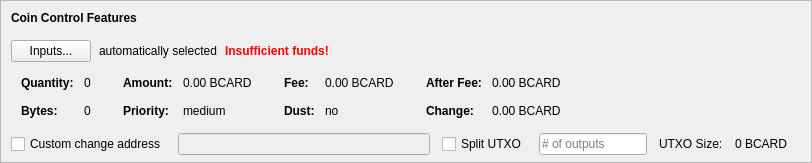
    <widget class="QFrame" name="frameCoinControl">
     <property name="sizePolicy">
      <sizepolicy hsizetype="Expanding" vsizetype="Expanding">
       <horstretch>0</horstretch>
       <verstretch>0</verstretch>
      </sizepolicy>
     </property>
     <property name="maximumSize">
      <size>
       <width>16777215</width>
       <height>16777215</height>
      </size>
     </property>
     <property name="frameShape">
      <enum>QFrame::StyledPanel</enum>
     </property>
     <property name="frameShadow">
      <enum>QFrame::Sunken</enum>
     </property>
     <layout class="QVBoxLayout" name="verticalLayoutCoinControl2">
      <property name="spacing">
       <number>0</number>
      </property>
      <property name="leftMargin">
       <number>0</number>
      </property>
      <property name="topMargin">
       <number>0</number>
      </property>
      <property name="rightMargin">
       <number>0</number>
      </property>
      <property name="bottomMargin">
       <number>6</number>
      </property>
      <item>
       <layout class="QVBoxLayout" name="verticalLayoutCoinControl" stretch="0,0,0,0,1">
        <property name="spacing">
         <number>0</number>
        </property>
        <property name="leftMargin">
         <number>10</number>
        </property>
        <property name="topMargin">
         <number>10</number>
        </property>
        <item>
         <layout class="QHBoxLayout" name="horizontalLayoutCoinControl1">
          <property name="bottomMargin">
           <number>15</number>
          </property>
          <item>
           <widget class="QLabel" name="labelCoinControlFeatures">
            <property name="sizePolicy">
             <sizepolicy hsizetype="Preferred" vsizetype="Maximum">
              <horstretch>0</horstretch>
              <verstretch>0</verstretch>
             </sizepolicy>
            </property>
            <property name="font">
             <font>
              <weight>75</weight>
              <bold>true</bold>
             </font>
            </property>
            <property name="styleSheet">
             <string notr="true">font-weight:bold;</string>
            </property>
            <property name="text">
             <string>Coin Control Features</string>
            </property>
           </widget>
          </item>
         </layout>
        </item>
        <item>
         <layout class="QHBoxLayout" name="horizontalLayoutCoinControl2" stretch="0,0,0,0">
          <property name="spacing">
           <number>8</number>
          </property>
          <property name="bottomMargin">
           <number>10</number>
          </property>
          <item>
           <widget class="QPushButton" name="pushButtonCoinControl">
            <property name="styleSheet">
             <string notr="true"/>
            </property>
            <property name="text">
             <string>Inputs...</string>
            </property>
            <property name="autoDefault">
             <bool>false</bool>
            </property>
           </widget>
          </item>
          <item>
           <widget class="QLabel" name="labelCoinControlAutomaticallySelected">
            <property name="text">
             <string>automatically selected</string>
            </property>
            <property name="margin">
             <number>5</number>
            </property>
           </widget>
          </item>
          <item>
           <widget class="QLabel" name="labelCoinControlInsuffFunds">
            <property name="font">
             <font>
              <weight>75</weight>
              <bold>true</bold>
             </font>
            </property>
            <property name="styleSheet">
             <string notr="true">color:red;font-weight:bold;</string>
            </property>
            <property name="text">
             <string>Insufficient funds!</string>
            </property>
            <property name="margin">
             <number>5</number>
            </property>
           </widget>
          </item>
          <item>
           <spacer name="horizontalSpacerCoinControl">
            <property name="orientation">
             <enum>Qt::Horizontal</enum>
            </property>
            <property name="sizeHint" stdset="0">
             <size>
              <width>40</width>
              <height>1</height>
             </size>
            </property>
           </spacer>
          </item>
         </layout>
        </item>
        <item>
         <widget class="QWidget" name="widgetCoinControl" native="true">
          <property name="sizePolicy">
           <sizepolicy hsizetype="Preferred" vsizetype="Preferred">
            <horstretch>0</horstretch>
            <verstretch>0</verstretch>
           </sizepolicy>
          </property>
          <property name="minimumSize">
           <size>
            <width>0</width>
            <height>0</height>
           </size>
          </property>
          <property name="styleSheet">
           <string notr="true"/>
          </property>
          <layout class="QHBoxLayout" name="horizontalLayoutCoinControl5">
           <property name="leftMargin">
            <number>0</number>
           </property>
           <property name="topMargin">
            <number>0</number>
           </property>
           <property name="rightMargin">
            <number>0</number>
           </property>
           <property name="bottomMargin">
            <number>0</number>
           </property>
           <item>
            <layout class="QHBoxLayout" name="horizontalLayoutCoinControl3" stretch="0,0,0,1">
             <property name="spacing">
              <number>20</number>
             </property>
             <property name="topMargin">
              <number>0</number>
             </property>
             <property name="bottomMargin">
              <number>10</number>
             </property>
             <item>
              <layout class="QFormLayout" name="formLayoutCoinControl1">
               <property name="horizontalSpacing">
                <number>10</number>
               </property>
               <property name="verticalSpacing">
                <number>14</number>
               </property>
               <property name="leftMargin">
                <number>10</number>
               </property>
               <property name="topMargin">
                <number>4</number>
               </property>
               <property name="rightMargin">
                <number>6</number>
               </property>
               <item row="0" column="0">
                <widget class="QLabel" name="labelCoinControlQuantityText">
                 <property name="font">
                  <font>
                   <weight>75</weight>
                   <bold>true</bold>
                  </font>
                 </property>
                 <property name="text">
                  <string>Quantity:</string>
                 </property>
                 <property name="margin">
                  <number>0</number>
                 </property>
                </widget>
               </item>
               <item row="0" column="1">
                <widget class="QLabel" name="labelCoinControlQuantity">
                 <property name="cursor">
                  <cursorShape>IBeamCursor</cursorShape>
                 </property>
                 <property name="contextMenuPolicy">
                  <enum>Qt::ActionsContextMenu</enum>
                 </property>
                 <property name="text">
                  <string notr="true">0</string>
                 </property>
                 <property name="margin">
                  <number>0</number>
                 </property>
                 <property name="textInteractionFlags">
                  <set>Qt::LinksAccessibleByMouse|Qt::TextSelectableByKeyboard|Qt::TextSelectableByMouse</set>
                 </property>
                </widget>
               </item>
               <item row="1" column="0">
                <widget class="QLabel" name="labelCoinControlBytesText">
                 <property name="font">
                  <font>
                   <weight>75</weight>
                   <bold>true</bold>
                  </font>
                 </property>
                 <property name="text">
                  <string>Bytes:</string>
                 </property>
                </widget>
               </item>
               <item row="1" column="1">
                <widget class="QLabel" name="labelCoinControlBytes">
                 <property name="cursor">
                  <cursorShape>IBeamCursor</cursorShape>
                 </property>
                 <property name="contextMenuPolicy">
                  <enum>Qt::ActionsContextMenu</enum>
                 </property>
                 <property name="text">
                  <string notr="true">0</string>
                 </property>
                 <property name="textInteractionFlags">
                  <set>Qt::LinksAccessibleByMouse|Qt::TextSelectableByKeyboard|Qt::TextSelectableByMouse</set>
                 </property>
                </widget>
               </item>
              </layout>
             </item>
             <item>
              <layout class="QFormLayout" name="formLayoutCoinControl2">
               <property name="horizontalSpacing">
                <number>10</number>
               </property>
               <property name="verticalSpacing">
                <number>14</number>
               </property>
               <property name="leftMargin">
                <number>6</number>
               </property>
               <property name="topMargin">
                <number>4</number>
               </property>
               <property name="rightMargin">
                <number>6</number>
               </property>
               <item row="0" column="0">
                <widget class="QLabel" name="labelCoinControlAmountText">
                 <property name="font">
                  <font>
                   <weight>75</weight>
                   <bold>true</bold>
                  </font>
                 </property>
                 <property name="text">
                  <string>Amount:</string>
                 </property>
                 <property name="margin">
                  <number>0</number>
                 </property>
                </widget>
               </item>
               <item row="0" column="1">
                <widget class="QLabel" name="labelCoinControlAmount">
                 <property name="cursor">
                  <cursorShape>IBeamCursor</cursorShape>
                 </property>
                 <property name="contextMenuPolicy">
                  <enum>Qt::ActionsContextMenu</enum>
                 </property>
                 <property name="text">
                  <string notr="true">0.00 BCARD</string>
                 </property>
                 <property name="textInteractionFlags">
                  <set>Qt::LinksAccessibleByMouse|Qt::TextSelectableByKeyboard|Qt::TextSelectableByMouse</set>
                 </property>
                </widget>
               </item>
               <item row="1" column="0">
                <widget class="QLabel" name="labelCoinControlPriorityText">
                 <property name="font">
                  <font>
                   <weight>75</weight>
                   <bold>true</bold>
                  </font>
                 </property>
                 <property name="text">
                  <string>Priority:</string>
                 </property>
                </widget>
               </item>
               <item row="1" column="1">
                <widget class="QLabel" name="labelCoinControlPriority">
                 <property name="cursor">
                  <cursorShape>IBeamCursor</cursorShape>
                 </property>
                 <property name="contextMenuPolicy">
                  <enum>Qt::ActionsContextMenu</enum>
                 </property>
                 <property name="text">
                  <string>medium</string>
                 </property>
                 <property name="textInteractionFlags">
                  <set>Qt::LinksAccessibleByMouse|Qt::TextSelectableByKeyboard|Qt::TextSelectableByMouse</set>
                 </property>
                </widget>
               </item>
              </layout>
             </item>
             <item>
              <layout class="QFormLayout" name="formLayoutCoinControl3">
               <property name="horizontalSpacing">
                <number>10</number>
               </property>
               <property name="verticalSpacing">
                <number>14</number>
               </property>
               <property name="leftMargin">
                <number>6</number>
               </property>
               <property name="topMargin">
                <number>4</number>
               </property>
               <property name="rightMargin">
                <number>6</number>
               </property>
               <item row="0" column="0">
                <widget class="QLabel" name="labelCoinControlFeeText">
                 <property name="font">
                  <font>
                   <weight>75</weight>
                   <bold>true</bold>
                  </font>
                 </property>
                 <property name="text">
                  <string>Fee:</string>
                 </property>
                 <property name="margin">
                  <number>0</number>
                 </property>
                </widget>
               </item>
               <item row="0" column="1">
                <widget class="QLabel" name="labelCoinControlFee">
                 <property name="cursor">
                  <cursorShape>IBeamCursor</cursorShape>
                 </property>
                 <property name="contextMenuPolicy">
                  <enum>Qt::ActionsContextMenu</enum>
                 </property>
                 <property name="text">
                  <string notr="true">0.00 BCARD</string>
                 </property>
                 <property name="textInteractionFlags">
                  <set>Qt::LinksAccessibleByMouse|Qt::TextSelectableByKeyboard|Qt::TextSelectableByMouse</set>
                 </property>
                </widget>
               </item>
               <item row="1" column="0">
                <widget class="QLabel" name="labelCoinControlLowOutputText">
                 <property name="font">
                  <font>
                   <weight>75</weight>
                   <bold>true</bold>
                  </font>
                 </property>
                 <property name="text">
                  <string>Dust:</string>
                 </property>
                </widget>
               </item>
               <item row="1" column="1">
                <widget class="QLabel" name="labelCoinControlLowOutput">
                 <property name="cursor">
                  <cursorShape>IBeamCursor</cursorShape>
                 </property>
                 <property name="contextMenuPolicy">
                  <enum>Qt::ActionsContextMenu</enum>
                 </property>
                 <property name="text">
                  <string>no</string>
                 </property>
                 <property name="textInteractionFlags">
                  <set>Qt::LinksAccessibleByMouse|Qt::TextSelectableByKeyboard|Qt::TextSelectableByMouse</set>
                 </property>
                </widget>
               </item>
              </layout>
             </item>
             <item>
              <layout class="QFormLayout" name="formLayoutCoinControl4">
               <property name="horizontalSpacing">
                <number>10</number>
               </property>
               <property name="verticalSpacing">
                <number>14</number>
               </property>
               <property name="leftMargin">
                <number>6</number>
               </property>
               <property name="topMargin">
                <number>4</number>
               </property>
               <property name="rightMargin">
                <number>6</number>
               </property>
               <item row="0" column="0">
                <widget class="QLabel" name="labelCoinControlAfterFeeText">
                 <property name="font">
                  <font>
                   <weight>75</weight>
                   <bold>true</bold>
                  </font>
                 </property>
                 <property name="text">
                  <string>After Fee:</string>
                 </property>
                 <property name="margin">
                  <number>0</number>
                 </property>
                </widget>
               </item>
               <item row="0" column="1">
                <widget class="QLabel" name="labelCoinControlAfterFee">
                 <property name="cursor">
                  <cursorShape>IBeamCursor</cursorShape>
                 </property>
                 <property name="contextMenuPolicy">
                  <enum>Qt::ActionsContextMenu</enum>
                 </property>
                 <property name="text">
                  <string notr="true">0.00 BCARD</string>
                 </property>
                 <property name="textInteractionFlags">
                  <set>Qt::LinksAccessibleByMouse|Qt::TextSelectableByKeyboard|Qt::TextSelectableByMouse</set>
                 </property>
                </widget>
               </item>
               <item row="1" column="0">
                <widget class="QLabel" name="labelCoinControlChangeText">
                 <property name="font">
                  <font>
                   <weight>75</weight>
                   <bold>true</bold>
                  </font>
                 </property>
                 <property name="text">
                  <string>Change:</string>
                 </property>
                </widget>
               </item>
               <item row="1" column="1">
                <widget class="QLabel" name="labelCoinControlChange">
                 <property name="cursor">
                  <cursorShape>IBeamCursor</cursorShape>
                 </property>
                 <property name="contextMenuPolicy">
                  <enum>Qt::ActionsContextMenu</enum>
                 </property>
                 <property name="text">
                  <string notr="true">0.00 BCARD</string>
                 </property>
                 <property name="textInteractionFlags">
                  <set>Qt::LinksAccessibleByMouse|Qt::TextSelectableByKeyboard|Qt::TextSelectableByMouse</set>
                 </property>
                </widget>
               </item>
              </layout>
             </item>
            </layout>
           </item>
          </layout>
         </widget>
        </item>
        <item>
         <layout class="QHBoxLayout" name="horizontalLayoutCoinControl4" stretch="0,0,0,0,0,0,0">
          <property name="spacing">
           <number>12</number>
          </property>
          <property name="sizeConstraint">
           <enum>QLayout::SetDefaultConstraint</enum>
          </property>
          <property name="topMargin">
           <number>5</number>
          </property>
          <property name="rightMargin">
           <number>5</number>
          </property>
          <item>
           <widget class="QCheckBox" name="checkBoxCoinControlChange">
            <property name="toolTip">
             <string>If this is activated, but the change address is empty or invalid, change will be sent to a newly generated address.</string>
            </property>
            <property name="text">
             <string>Custom change address</string>
            </property>
           </widget>
          </item>
          <item>
           <widget class="QValidatedLineEdit" name="lineEditCoinControlChange">
            <property name="enabled">
             <bool>false</bool>
            </property>
            <property name="sizePolicy">
             <sizepolicy hsizetype="Expanding" vsizetype="Fixed">
              <horstretch>0</horstretch>
              <verstretch>0</verstretch>
             </sizepolicy>
            </property>
           </widget>
          </item>
          <item>
           <widget class="QCheckBox" name="splitBlockCheckBox">
            <property name="text">
             <string>Split UTXO</string>
            </property>
           </widget>
          </item>
          <item>
           <widget class="QLineEdit" name="splitBlockLineEdit">
            <property name="sizePolicy">
             <sizepolicy hsizetype="Fixed" vsizetype="Fixed">
              <horstretch>50</horstretch>
              <verstretch>0</verstretch>
             </sizepolicy>
            </property>
            <property name="placeholderText">
             <string># of outputs</string>
            </property>
           </widget>
          </item>
          <item>
           <widget class="QLabel" name="labelBlockSizeText">
            <property name="text">
             <string>UTXO Size:</string>
            </property>
           </widget>
          </item>
          <item>
           <widget class="QLabel" name="labelBlockSize">
            <property name="text">
             <string>0 BCARD</string>
            </property>
           </widget>
          </item>
          <item>
           <widget class="QLabel" name="labelCoinControlChangeLabel">
            <property name="sizePolicy">
             <sizepolicy hsizetype="Preferred" vsizetype="Expanding">
              <horstretch>0</horstretch>
              <verstretch>0</verstretch>
             </sizepolicy>
            </property>
            <property name="minimumSize">
             <size>
              <width>0</width>
              <height>0</height>
             </size>
            </property>
            <property name="text">
             <string/>
            </property>
            <property name="margin">
             <number>3</number>
            </property>
           </widget>
          </item>
         </layout>
        </item>
        <item>
         <spacer name="verticalSpacerCoinControl">
          <property name="orientation">
           <enum>Qt::Vertical</enum>
          </property>
          <property name="sizeHint" stdset="0">
           <size>
            <width>800</width>
            <height>1</height>
           </size>
          </property>
         </spacer>
        </item>
       </layout>
      </item>
     </layout>
    </widget>
